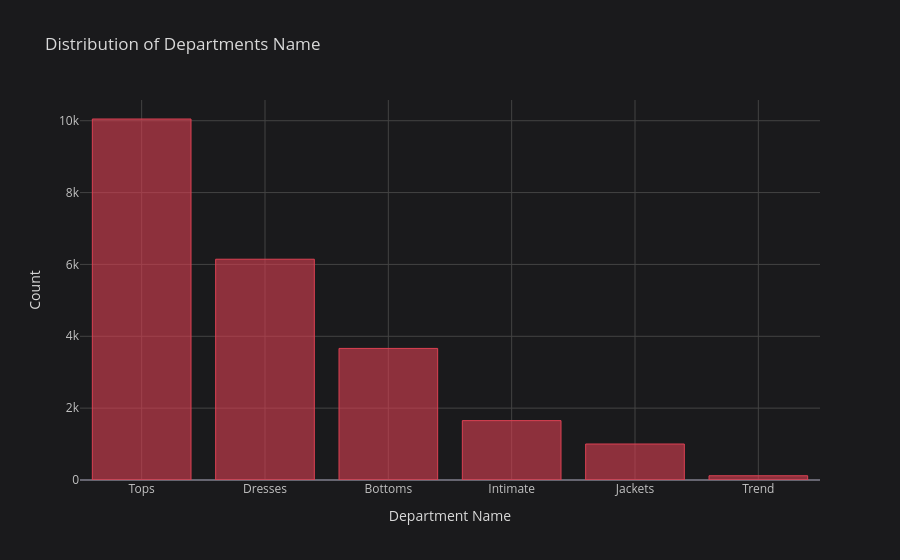

Notebook code cell kept with this figure:
### Code cell
df['Department Name'].value_counts().iplot(
    kind='bar', 
    colors='red', 
    xTitle='Department Name', 
    yTitle='Count', 
    title='Distribution of Departments Name')

### Figure 1 — Plotly figure (JSON) as saved in the notebook; plotly's stock layout.template omitted (floating-point values rounded to 4 significant figures)
{"data": [{"marker": {"color": "rgba(219, 64, 82, 0.6)", "line": {"color": "rgba(219, 64, 82, 1.0)", "width": 1}}, "name": "count", "orientation": "v", "text": "", "type": "bar", "x": ["Tops", "Dresses", "Bottoms", "Intimate", "Jackets", "Trend"], "y": [10048, 6145, 3662, 1653, 1002, 118]}], "layout": {"legend": {"bgcolor": "#1A1A1C", "font": {"color": "#D9D9D9"}}, "paper_bgcolor": "#1A1A1C", "plot_bgcolor": "#1A1A1C", "title": {"font": {"color": "#D9D9D9"}, "text": "Distribution of Departments Name"}, "xaxis": {"gridcolor": "#434343", "showgrid": true, "tickfont": {"color": "#C2C2C2"}, "title": {"font": {"color": "#D9D9D9"}, "text": "Department Name"}, "zerolinecolor": "#666570"}, "yaxis": {"gridcolor": "#434343", "showgrid": true, "tickfont": {"color": "#C2C2C2"}, "title": {"font": {"color": "#D9D9D9"}, "text": "Count"}, "zerolinecolor": "#666570"}}}
